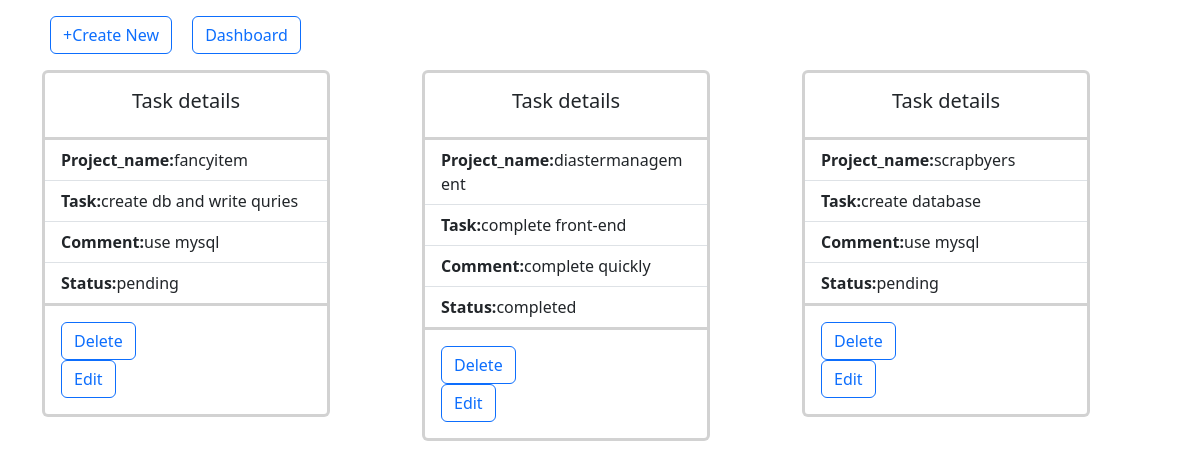
/tasks/, run on the app's committed database.
### pms/models.py (models this page shows, shortened)
class Task(models.Model):
    task = models.CharField(max_length=255)
    project = models.CharField(max_length=200)
    start_date = models.DateField()
    end_date = models.DateField()
    status = models.CharField(max_length=50, choices=[('pending', 'Pending'), ('completed', 'Completed')])
    comments = models.TextField()

### pms/views.py (the view)
# urls.py: path('tasks/',task_view,name='tasks'),
def task_view(request):
    post=Task.objects.all()
    return render(request,'tasks.html',{'post':post})

### templates/tasks.html (shortened to what this page needs)
{% load static %}
<!DOCTYPE html>
<html lang="en">
<head>
    <link rel="stylesheet" href="https://cdnjs.cloudflare.com/ajax/libs/font-awesome/6.5.2/css/all.min.css">
    <link href="https://cdn.jsdelivr.net/npm/bootstrap@5.3.3/dist/css/bootstrap.min.css" rel="stylesheet">
</head>
<body>
    <div class="container border-2">
        <a href="{% url 'createtask'  %}" class="btn btn-outline-primary mx-2 my-3">+Create New</a>
        <a href="{% url 'home'  %}" class="btn btn-outline-primary mx-2 my-3">Dashboard</a>
        <div class="row">
            {% for item in post %}
            <div class="col-4">
                <div class="card border-3" style="width: 18rem;">
                    <div class="card-body">
                        <h5 class="card-title text-center">Task details</h5>
                    </div>
                    <ul class="list-group list-group-flush">
                        <li class="list-group-item"><b>Project_name:</b>{{ item.project }}</li>
                        <li class="list-group-item"><b>Task:</b>{{ item.task }}</li>
                        <li class="list-group-item"><b>Comment:</b>{{ item.comments }}</li>
                        <li class="list-group-item"><b>Status:</b>{{ item.status }}</li>
                    </ul>
                    <div class="card-body">
                        <a href="{% url 'delete_task' item_id=item.id %}" class="btn btn-outline-primary">Delete</a>
                        <a href="{% url 'edit_task' item_id=item.id %}" class="btn btn-outline-primary">Edit</a>
                    </div>
                </div>
            </div>
            {% endfor %}
        </div>
    </div>
</body>
</html>

### templates/tasks.html (style rules this page uses)
.card .btn { margin-right: 61px; }

### data on the page
Task: project "fancyitem", task "create db and write quries", comments "use mysql", status "pending"
Task: project "diastermanagement", task "complete front-end", comments "complete quickly", status "completed"
Task: project "scrapbyers", task "create database", comments "use mysql", status "pending"
